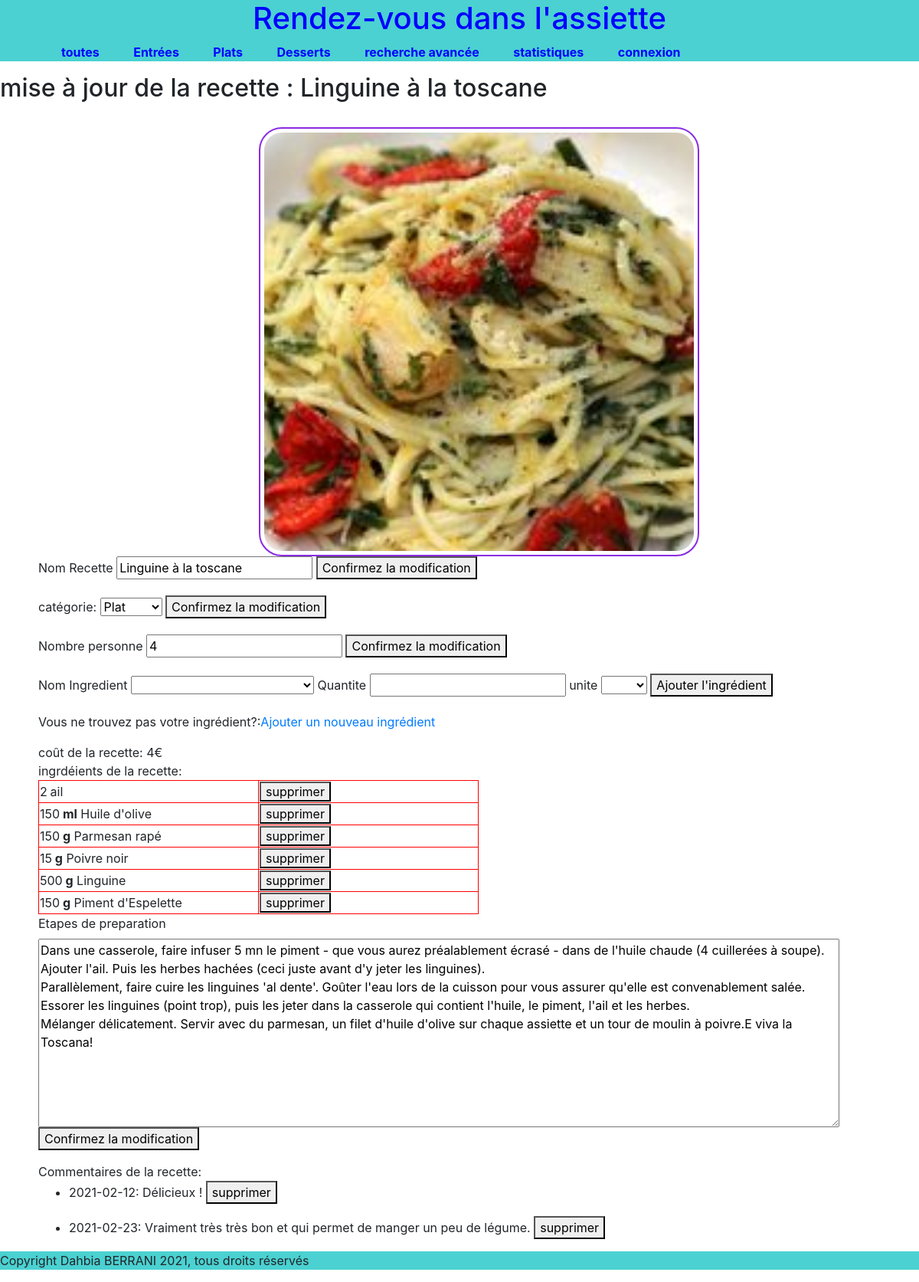
Page /loadRecette.php?modifier=5 on the committed database.
### tables this page shows
CREATE TABLE IF NOT EXISTS Recettes (
  Idrecette int(11) NOT NULL AUTO_INCREMENT,
  Nomrecette varchar(30) NOT NULL DEFAULT '',
  Etapes text NOT NULL,
  Nomcategorie varchar(15) NOT NULL,
  Imagepath varchar(255) DEFAULT NULL,
  Nombrepersonne int(11) NOT NULL,
  Cout float NOT NULL,

  PRIMARY KEY (Idrecette),
  FOREIGN KEY (Nomcategorie) REFERENCES  Categories(Nomcategorie)
);

CREATE TABLE IF NOT EXISTS Commentaires (
  Idcommentaire int NOT NULL AUTO_INCREMENT,
  Commentaire text NOT NULL,
  Idrecette int NOT NULL,
  Datecommentaire date NOT NULL DEFAULT '0000-00-00',
  PRIMARY KEY (Idcommentaire),
  FOREIGN KEY (Idrecette) REFERENCES Recettes(Idrecette)
);

### libDataBase.php (called while the page is built, shortened)
<?php
    function my_connect(){
        $connexion=mysqli_connect('mi-mariadb.univ-tlse2.fr','dahbia.berrani-eps-h','Akbou_2021');
        if (!$connexion){
            echo ("désolé,connexion au serveur impossible\n");
            exit;
        }
        else {
            mysqli_set_charset($connexion, "utf8");
            return $connexion;
        }
    }
function loadIngredients($_idRecette){
    $connexion= my_connect();
    $requette_composant="SELECT Idingredient, Nomingredient, Quantitee, Unite FROM Compositions join Ingredients USING(Idingredient) JOIN Recettes USING(Idrecette) where Idrecette = $_idRecette ";
    $table_composant_resultat =  mysqli_query($connexion,$requette_composant);
    $ingredients = array();
    if($table_composant_resultat){
        while($ligne_composant=mysqli_fetch_object($table_composant_resultat)){
            $ingredients += array($ligne_composant->Idingredient =>array('quantite' =>$ligne_composant->Quantitee, 'unite' =>$ligne_composant->Unite,'nom' =>$ligne_composant->Nomingredient ));
        }
    }else{
        echo "<p>Erreur dans l'exécution de la requette</p>";
        echo"message de mysqli:".mysqli_error($connexion);
    }
    return $ingredients;
}
function loadComments($_idRecette){
    $connexion= my_connect();
    $requette_commentaire="SELECT Idcommentaire, Commentaire, Idrecette, Datecommentaire FROM Commentaires where Idrecette = $_idRecette";
    $table_commentaire_resultat =  mysqli_query($connexion,$requette_commentaire);
    $commentaires = array();
    if($table_commentaire_resultat){
        while($ligne_commentaire=mysqli_fetch_object($table_commentaire_resultat)){
            $commentaires += array($ligne_commentaire->Idcommentaire => array('textCommentaire' => $ligne_commentaire->Commentaire,'dateCommentaire' => $ligne_commentaire->Datecommentaire));
        }
    }else{
        echo "<p>Erreur dans l'exécution de la requette</p>";
        echo"message de mysqli:".mysqli_error($connexion);
    }
    return $commentaires;
}
function loadRecette($_idRecette){
    $connexion= my_connect();
    $requette_recette="SELECT Idrecette,Nomrecette,Imagepath,Etapes,Nombrepersonne,Cout,Nomcategorie FROM Recettes where Idrecette = $_idRecette";
    $table_recette_resultat =  mysqli_query($connexion,$requette_recette);
    if($table_recette_resultat){
        $ligne_recette=mysqli_fetch_object($table_recette_resultat);
        $tableauRecette['nomRecette'] = $ligne_recette->Nomrecette;
        $tableauRecette['categorieRecette'] = $ligne_recette->Nomcategorie;
        $tableauRecette['imageRecette'] = $ligne_recette->Imagepath;
        $tableauRecette['nombrePersonnesRecette'] = $ligne_recette->Nombrepersonne;
        $tableauRecette['etapesRecette'] = $ligne_recette->Etapes;
        $tableauRecette['cout'] = $ligne_recette->Cout;
        $ingedients = loadIngredients($_idRecette);
        $tableauRecette['ingredientsRecette'] =  $ingedients;
        $commentaires = loadComments($_idRecette);
        $tableauRecette['commentairesRecette'] = $commentaires;
    }
    else{
        echo "<p>Erreur dans l'exécution de la requette</p>";
        echo"message de mysqli:".mysqli_error($connexion);
    }
    return $tableauRecette;
}
?>

### loadRecette.php (the view, shortened to what this page needs)
<?php
    include_once("./libDataBase.php");
    $_idRecette = $_GET["modifier"];
    $_recette = loadRecette($_idRecette);
    include_once('./entete.php');
?>
<html>
    <head>
        <link rel="stylesheet" type="text/css"  href="./style/style.css" media="all">
    </head>
    <body>
        <h2>mise à jour de la recette : <?php echo $_recette['nomRecette'];?></h2></br>
        <div id="formulaire_recette">
            <?php echo "<img class =\"center\" src=\"".$_recette['imageRecette']."\">"; ?>
            <div id="nom_recette">
                <form action="./traitementModificationRecette.php" method="GET">
                    <label for="NomRecette">Nom Recette</label>
                    <input  id="NomRecette" name="NomRecette" type="text" value="<?php echo $_recette['nomRecette'];?>" >
                    <button type="submit" name="changeRecetteName">Confirmez la modification</button>
                </form>
            </div>
            <div id="categorie">
                <form action="./traitementModificationRecette.php" method="GET">
                    <label for="categorie">catégorie:</label>
                    <select  id="categorie" name="categorie" type="text">
                        <?php
                            $connexion= my_connect();
                            $requette1=("SELECT  Nomcategorie From Categories");
                            $resultat =  mysqli_query($connexion,$requette1);
                            if($resultat){
                                while($ligne=mysqli_fetch_object($resultat)){
                                    if( $_recette['categorieRecette']==$ligne->Nomcategorie){
                                        echo ("<option value=\"".$ligne->Nomcategorie."\"selected=\"selected\">".$ligne->Nomcategorie ."</option>\n");
                                    }
                                    else{
                                        echo ("<option value=\"".$ligne->Nomcategorie."\"> ".$ligne->Nomcategorie ."</option>\n");
                                    }
                                }
                            }
                            else{
                                echo "<p>Erreur dans l'exécution de la requette</p>";
                                echo"message de mysqli:".mysqli_error($connexion);
                            }
                        ?>
                    </select>
                    <button type="submit" name="changeRecetteCategorie">Confirmez la modification</button>
                </form>
            </div>
            <div id="nbpersonne">
                <form action="./traitementModificationRecette.php" method="GET">
                    <label for="NombrePersonne ">Nombre personne </label>
                    <input  id="NombrePersonne" name="NombrePersonne" type="number" value="<?php echo $_recette['nombrePersonnesRecette'];?>">
                    <button type="submit" name="changeRecetteNombrePersonne">Confirmez la modification</button>
                </form>
            </div>
            <div id="ingredient">
                <form action="./traitementModificationRecette.php" method="GET">
                    <label for="Idingredient">Nom Ingredient</label>
                    <select  id="Idingredient" name="Idingredient" type="numbre" >
                        <option value="" ></option>
                    </select>
                    <label for="Quantite">Quantite </label>
                    <input  id="Quantite" name="Quantite" type="number" >
                    <label for="unite"> unite </label>
                    <select  id="unite" name="unite" type="text" >
                        <option value="" name="" type="text"></option>
                        <option value="g" name="g" type="text">g</option>
                    </select>
                    <button type="submit" name="addRecetteIngredient">Ajouter l'ingrédient</button>
                </form>
            </div>
            <div>
                <p>Vous ne trouvez pas votre ingrédient?:<a href="./newIngredient.php" target="_blank">Ajouter un nouveau ingrédient</a></p>
            </div>
            <?php
                echo "coût de la recette: ".$_recette['cout']."€<br>";
                echo "ingrdéients de la recette: <br> ";
                echo "<table>";
                    foreach($_recette['ingredientsRecette'] as $key=>$value){
                        echo "<tr>";
                            echo "<form action=\"./traitementModificationRecette.php\" method=\"GET\">";
                                echo "<td>";
                                    echo $value['quantite'];
                                    $_Unite = $value['unite'];
                                    if ($_Unite === "unite") {
                                        echo " ";
                                    }
                                    else {
                                        echo "<strong> ".$_Unite."</strong>";
                                    }
                                    echo " ".$value['nom'];
                                echo "</td>";
                                echo "<td class=\"tdBoutton\">";
                                    echo "<button type=\"submit\" name=\"deleteIngredient\">supprimer</button>";
                                echo "</td>";
                            echo "</form>";
                        echo "</tr>";
                    }
                echo "</table>";
            ?>
            <div id="etape">
                <form action="./traitementModificationRecette.php" method="GET">
                    <label for="etapes">Etapes de preparation</label></br>
                    <textarea  id="etapes" name="etapes" cols="100" rows="10" ><?php echo $_recette['etapesRecette']; ?></textarea>
                    <button type="submit" name="changeRecetteEtapes">Confirmez la modification</button>
                </form>
            </div>
            <?php
                echo "Commentaires de la recette: <br> ";
                echo "<ul>";
                    foreach($_recette['commentairesRecette'] as $key=>$value){
                        echo "<li>";
                            echo "<form action=\"./traitementModificationRecette.php\" method=\"GET\">";
                                echo $value['dateCommentaire'].":";
                                echo " ".$value['textCommentaire']." ";
                                echo "<button type=\"submit\" name=\"deleteComment\">supprimer</button>";
                            echo "</form>";
                        echo "</li>";
                    }
                echo "</ul>";
            ?>
        </div>
    </body>
</html>

### style/style.css (style rules this page uses)
footer { background-color: rgb(75, 209, 209);; }
table { border-width:1px; border-style:solid; border-color:black; width:50%; }
td { border-width:1px; border-style:solid; border-color:red; width:50%; }
img { border-radius: 30px; border: 2px solid blueviolet; border-radius: 30px; padding: 5px; width: 50%; }
img.center { display: block; margin-left: auto; margin-right: auto; }
#formulaire_recette { padding-left: 50px; }
.tdBoutton { width: 10px; }

### rows in the picture
recettes: Nomrecette "Linguine à la toscane", Imagepath (picture), NomRecette "Linguine à la toscane", Cout "4", etapes "Dans une casserole, faire infuser 5 mn le piment - que vous aurez préalablement écrasé - dans de l'huile chaude (4 cuillerées à soupe). Ajouter l'ail. Puis les herbes hachées (ceci juste avant d'y jeter les linguines). Parallèlement, faire cuire les linguines 'al dente'. Goûter l'eau lors de la cuisson pour vous assurer qu'elle est convenablement salée. Essorer les linguines (point trop), puis les jeter dans la casserole qui contient l'huile, le piment, l'ail et les herbes. Mélanger délicatement. Servir avec du parmesan, un filet d'huile d'olive sur chaque assiette et un tour de moulin à poivre.E viva la Toscana!"
commentaires: Datecommentaire "2021-02-12", Commentaire "Délicieux !"
commentaires: Datecommentaire "2021-02-23", Commentaire "Vraiment très très bon et qui permet de manger un peu de légume."

### other values in the picture
$value['quantite'] "2"
$value['nom'] "ail"
$value['quantite'] "150"
$_Unite "ml"
$value['nom'] "Huile d'olive"
$_Unite "g"
$value['nom'] "Parmesan rapé"
$value['quantite'] "15"
$value['nom'] "Poivre noir"
$value['quantite'] "500"
$value['nom'] "Linguine"
$value['nom'] "Piment d'Espelette"
form field categorie "Plat"
